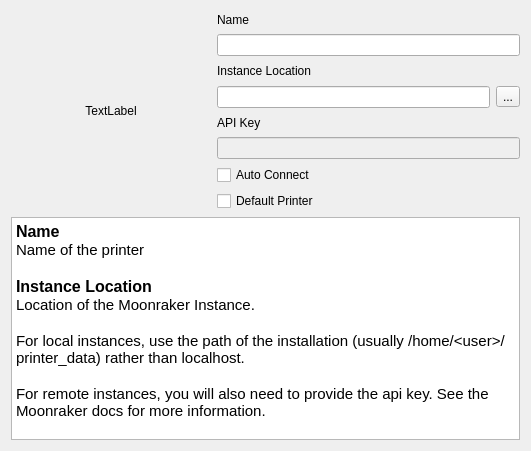
<?xml version="1.0" encoding="UTF-8"?>
<ui version="4.0">
 <class>AddPrinterPage</class>
 <widget class="QWizardPage" name="AddPrinterPage">
  <property name="geometry">
   <rect>
    <x>0</x>
    <y>0</y>
    <width>531</width>
    <height>451</height>
   </rect>
  </property>
  <property name="windowTitle">
   <string>WizardPage</string>
  </property>
  <layout class="QGridLayout" name="gridLayout">
   <item row="0" column="0" rowspan="8">
    <widget class="QLabel" name="printerIconLabel">
     <property name="minimumSize">
      <size>
       <width>200</width>
       <height>200</height>
      </size>
     </property>
     <property name="maximumSize">
      <size>
       <width>200</width>
       <height>200</height>
      </size>
     </property>
     <property name="text">
      <string>TextLabel</string>
     </property>
     <property name="alignment">
      <set>Qt::AlignCenter</set>
     </property>
    </widget>
   </item>
   <item row="0" column="1" colspan="2">
    <widget class="QLabel" name="label">
     <property name="text">
      <string>Name</string>
     </property>
    </widget>
   </item>
   <item row="1" column="1" colspan="2">
    <widget class="QLineEdit" name="nameEdit"/>
   </item>
   <item row="2" column="1">
    <widget class="QLabel" name="label_2">
     <property name="text">
      <string>Instance Location</string>
     </property>
    </widget>
   </item>
   <item row="3" column="1">
    <widget class="QLineEdit" name="instanceEdit"/>
   </item>
   <item row="3" column="2">
    <widget class="QToolButton" name="browseFilesButton">
     <property name="text">
      <string>...</string>
     </property>
    </widget>
   </item>
   <item row="4" column="1">
    <widget class="QLabel" name="label_3">
     <property name="text">
      <string>API Key</string>
     </property>
    </widget>
   </item>
   <item row="5" column="1" colspan="2">
    <widget class="QLineEdit" name="keyEdit">
     <property name="enabled">
      <bool>false</bool>
     </property>
    </widget>
   </item>
   <item row="6" column="1">
    <widget class="QCheckBox" name="autoConnectCheckBox">
     <property name="text">
      <string>Auto Connect</string>
     </property>
    </widget>
   </item>
   <item row="7" column="1" colspan="2">
    <widget class="QCheckBox" name="defaultPrinterCheckBox">
     <property name="text">
      <string>Default Printer</string>
     </property>
    </widget>
   </item>
   <item row="8" column="0" colspan="3">
    <widget class="QTextEdit" name="helpTextEdit">
     <property name="readOnly">
      <bool>true</bool>
     </property>
     <property name="html">
      <string>&lt;!DOCTYPE HTML PUBLIC &quot;-//W3C//DTD HTML 4.0//EN&quot; &quot;http://www.w3.org/TR/REC-html40/strict.dtd&quot;&gt;
&lt;html&gt;&lt;head&gt;&lt;meta name=&quot;qrichtext&quot; content=&quot;1&quot; /&gt;&lt;meta charset=&quot;utf-8&quot; /&gt;&lt;style type=&quot;text/css&quot;&gt;
p, li { white-space: pre-wrap; }
hr { height: 1px; border-width: 0; }
li.unchecked::marker { content: &quot;\2610&quot;; }
li.checked::marker { content: &quot;\2612&quot;; }
&lt;/style&gt;&lt;/head&gt;&lt;body style=&quot; font-family:'Ubuntu'; font-size:11pt; font-weight:400; font-style:normal;&quot;&gt;
&lt;p style=&quot; margin-top:0px; margin-bottom:0px; margin-left:0px; margin-right:0px; -qt-block-indent:0; text-indent:0px;&quot;&gt;&lt;span style=&quot; font-size:12pt; font-weight:700;&quot;&gt;Name&lt;/span&gt;&lt;/p&gt;
&lt;p style=&quot; margin-top:0px; margin-bottom:0px; margin-left:0px; margin-right:0px; -qt-block-indent:0; text-indent:0px;&quot;&gt;Name of the printer&lt;/p&gt;
&lt;p style=&quot;-qt-paragraph-type:empty; margin-top:0px; margin-bottom:0px; margin-left:0px; margin-right:0px; -qt-block-indent:0; text-indent:0px;&quot;&gt;&lt;br /&gt;&lt;/p&gt;
&lt;p style=&quot; margin-top:0px; margin-bottom:0px; margin-left:0px; margin-right:0px; -qt-block-indent:0; text-indent:0px;&quot;&gt;&lt;span style=&quot; font-size:12pt; font-weight:700;&quot;&gt;Instance Location&lt;/span&gt;&lt;/p&gt;
&lt;p style=&quot; margin-top:0px; margin-bottom:0px; margin-left:0px; margin-right:0px; -qt-block-indent:0; text-indent:0px;&quot;&gt;Location of the Moonraker Instance. &lt;/p&gt;
&lt;p style=&quot;-qt-paragraph-type:empty; margin-top:0px; margin-bottom:0px; margin-left:0px; margin-right:0px; -qt-block-indent:0; text-indent:0px;&quot;&gt;&lt;br /&gt;&lt;/p&gt;
&lt;p style=&quot; margin-top:0px; margin-bottom:0px; margin-left:0px; margin-right:0px; -qt-block-indent:0; text-indent:0px;&quot;&gt;For local instances, use the path of the installation (usually /home/&amp;lt;user&amp;gt;/printer_data) rather than localhost.&lt;/p&gt;
&lt;p style=&quot;-qt-paragraph-type:empty; margin-top:0px; margin-bottom:0px; margin-left:0px; margin-right:0px; -qt-block-indent:0; text-indent:0px;&quot;&gt;&lt;br /&gt;&lt;/p&gt;
&lt;p style=&quot; margin-top:0px; margin-bottom:0px; margin-left:0px; margin-right:0px; -qt-block-indent:0; text-indent:0px;&quot;&gt;For remote instances, you will also need to provide the api key. See the Moonraker docs for more information.&lt;/p&gt;&lt;/body&gt;&lt;/html&gt;</string>
     </property>
    </widget>
   </item>
  </layout>
 </widget>
 <resources/>
 <connections/>
</ui>
